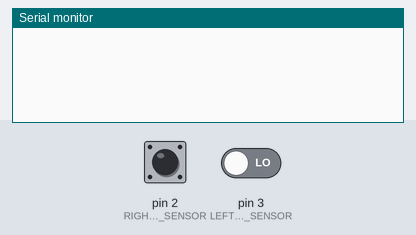
Recording of a sketch running on a simulated Arduino Uno, built with avr-gcc and run on an emulated ATmega328P. Shown: the last lines printed to the serial monitor. The test bench sets the inputs (shaded band); at power-on: pin 2 (RIGHT_IR_SENSOR) LOW, pin 3 (LEFT_IR_SENSOR) LOW.

Above: at 1.2 s.
1.3 s: pin 2 (RIGHT_IR_SENSOR) driven HIGH
At 1.9 s:
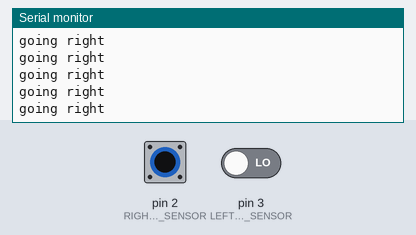
3.2 s: pin 3 (LEFT_IR_SENSOR) driven HIGH
At 4.3 s:
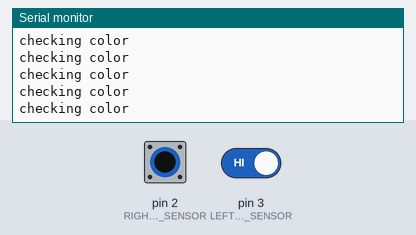
5.1 s: pin 2 (RIGHT_IR_SENSOR) driven LOW
At 5.6 s:
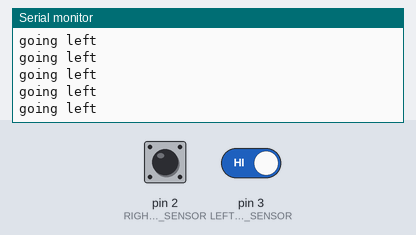
7.0 s: pin 2 (RIGHT_IR_SENSOR) driven HIGH
At 7.9 s:
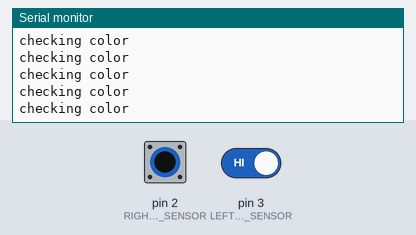
10.0 s: pin 2 (RIGHT_IR_SENSOR) pulsed LOW 2 times (0.12 s each, 0.3 s apart)
13.6 s: pin 3 (LEFT_IR_SENSOR) driven LOW
At 14.4 s:
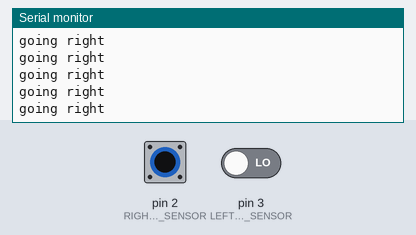

Measured:
- after the input at 1.3 s, the serial monitor: prints a new line at once (image 1)
- after the input at 3.2 s, the serial monitor: prints a new line after 0.07 s (image 2)
- after the input at 5.1 s, the serial monitor: prints a new line after 0.07 s (image 3)
- after the input at 13.6 s, the serial monitor: prints a new line after 0.08 s (image 5)

The sketch:

basic_line_follower_code.ino
```cpp
//if both sensors are 0 then check the color
#define LEFT_IR_SENSOR 3
#define RIGHT_IR_SENSOR 2

void setup()
{
  Serial.begin(9600);
}

void loop()
{
  if((digitalRead(LEFT_IR_SENSOR) == 1) && (digitalRead(RIGHT_IR_SENSOR) == 1))
  {
    Serial.println("checking color");
  }
  else if(digitalRead(LEFT_IR_SENSOR) == 1)
  {
    Serial.println("going left");
  }
  else if(digitalRead(RIGHT_IR_SENSOR) == 1)
  {
    Serial.println("going right");
  }
}
```
